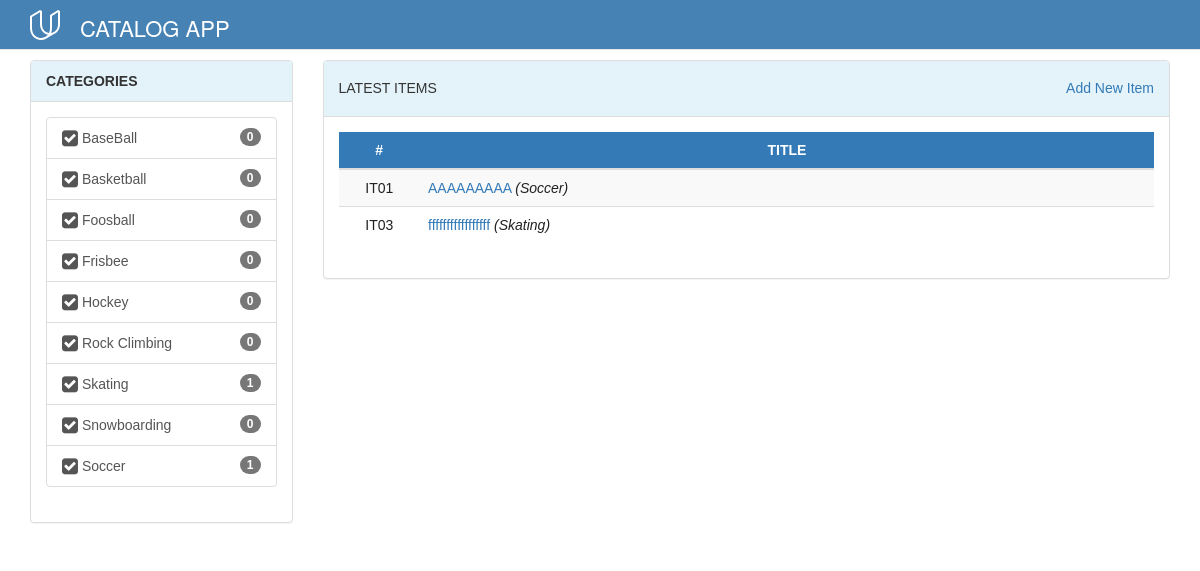
The app's page /catalog, older data.
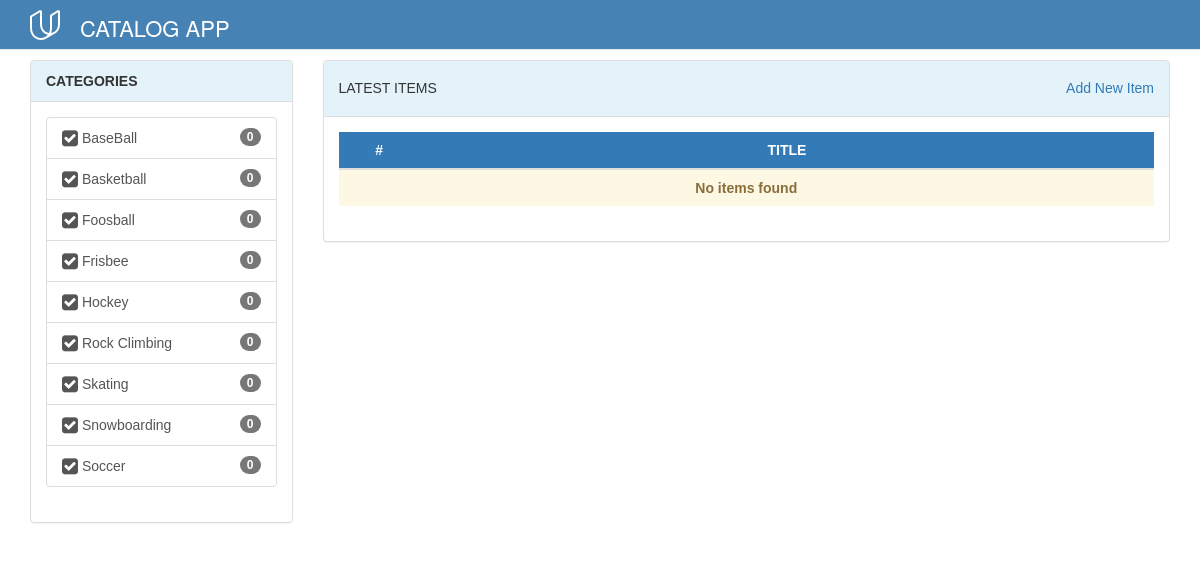
The same page, newer data.
### database_setup.py (models this page shows, shortened)
class Category(Base):
    __tablename__ = 'category'
    id = Column(Integer, primary_key=True)
    name = Column(String(80), nullable=False)
    date = Column(DateTime,
                  default=datetime.datetime.now(),
                  onupdate=datetime.datetime.now()
                  )

class CategoryItem(Base):
    __tablename__ = 'category_item'
    id = Column(Integer, primary_key=True)
    title = Column(String(45), nullable=False)
    description = Column(String(250), nullable=False)
    category_id = Column(Integer, ForeignKey('category.id'))
    date = Column(DateTime,
                  default=datetime.datetime.now(),
                  onupdate=datetime.datetime.now()
                  )

### project.py (the view, shortened to what this page needs)
@app.route('/catalog', methods=['GET', 'POST'])
def getHomePage():
    try:
        user = catalog_session['username']
    except KeyError:
        user = None
    if (request.method == 'GET'):
        STATE = ''.join(random.choice(string.ascii_uppercase +
                                      string.digits) for x in range(32))
        catalog_session['state'] = STATE
        latest_items = queryitems('latest')
        categories = queryitems('categories')
        return render_template(
            'home.html',
            categories=categories,
            items=latest_items,
            category_names='',
            user=user,
            STATE=STATE,
            itemscount=len(latest_items)
        )

### project.py (called while the page is built)
def queryitems(mquery):
    query = None
    if mquery == 'latest':
        query = session.query(CategoryItem.id,
                              CategoryItem.title,
                              CategoryItem.description,
                              Category.name) \
            .join(Category, Category.id == CategoryItem.category_id) \
            .order_by(desc(CategoryItem.date)).all()
    elif mquery == 'categories':
        query = session.query(Category.name,
                              func.count(CategoryItem.category_id)
                              .label("conta")) \
            .outerjoin(CategoryItem, CategoryItem.category_id == Category.id) \
            .group_by(Category.name) \
            .order_by(Category.name)
    elif mquery == 'allcategories':
        query = session.query(Category).all()
    else:
        query = None
    return query

### templates/home.html (shortened to what this page needs)
<!DOCTYPE html>
<html lang="en">
<head>
  <link rel="stylesheet" href="https://maxcdn.bootstrapcdn.com/bootstrap/3.3.6/css/bootstrap.min.css">
  <link rel=stylesheet type=text/css href="{{ url_for('static', filename='styles.css') }}">
  <link rel=stylesheet type=text/css href="https://maxcdn.bootstrapcdn.com/font-awesome/4.7.0/css/font-awesome.min.css">
</head>
<body class="fullbleed layout vertical">
  <nav class="navbar navbar-default navbar-fixed-top">
    <div class="container">
      <div class="navbar-header">
        <div id="divLogo">
          <a class="pull-right" href="/">
            <span>
          </span>
            <span class="divLogoText pull-right" >CATALOG APP</span>
             </a>
        </div>
      </div>
      <div class="navbar-collapse collapse">
      </div>
    </div>
  </nav>
  <div class="container">
    <div class="row">
      <div class="col-md-3">
        <div class="panel panel-default">
          <div class="panel-heading"><span class="text-center">CATEGORIES</span>
          </div>
          <div class="panel-body">
            <div class="list-group">
              {% for category in categories %}
              <a class="list-group-item" href="{{ url_for('getCategoryItems', category_name=category.name) }}">
            <i class="fa fa-check-square fa-lg"></i>
            {{ category.name  }}
            <span class="badge badge-default badge-pill">{{ category.conta }} </span>
          </a> {% endfor %}
            </div>
          </div>
        </div>
      </div>
      <div class="col-md-9">
        <div class="panel panel-default">
          <div class="panel-heading">
            <h5>LATEST ITEMS <span class="pull-right"><a href="{{ url_for('getCreateItem') }}"> Add New Item </a></span></h5>
          </div>
          <div class="panel-body">
            <table class="table table-striped table-hover table-users">
              <thead>
                <tr class="bg-primary">
                  <th class="col-lg-1 text-center">#</th>
                  <th class="col-lg-9 text-center">TITLE</th>
                </tr>
              </thead>
              <tbody>
                {% if itemscount==0 %}
                <tr>
                  <td class="text-center alert-warning" colspan="4"><b>No items found</b>
                  </td>
                </tr>
                {% endif %}
                {% for item in items %}
                <tr>
                  <td class="text-center">IT0{{item.id}}</td>
                  <td>
                    <a href="#" class="show-descript" role="button" data-title="{{item.title}}" data-descript="{{ item.description }}">
                    {{item.title}}
                  </a>  <i> ({{ item.name  }}) </i>
                  </td>
                </tr>
                {% endfor %}
              </tbody>
            </table>
          </div>
        </div>
      </div>
    </div>
  </div>
</body>
</html>

### static/styles.css (style rules this page uses)
body > .container { padding-top: 60px; color: #212121; font-family: Verdana, Geneva, Tahoma, sans-serif; }
.navbar-default { background-color: #4682B4; }
.panel-default>.panel-heading { font-weight: bold; background-color: #E3F3F9; }
#divLogo { padding-top: 10px; }
.divLogoText { padding-top: 2px; color: #FFFFFF; font-size: 22px; }

Row changes from the older to the newer data that the page shows:
removed CategoryItem: id "1", title "AAAAAAAAA", name "Soccer"
removed CategoryItem: id "3", title "fffffffffffffffff", name "Skating"
changed Category "Skating": conta "1" → "0"
changed Category "Soccer": conta "1" → "0"
Text that changed along with them:
text now shown: "No items found"
